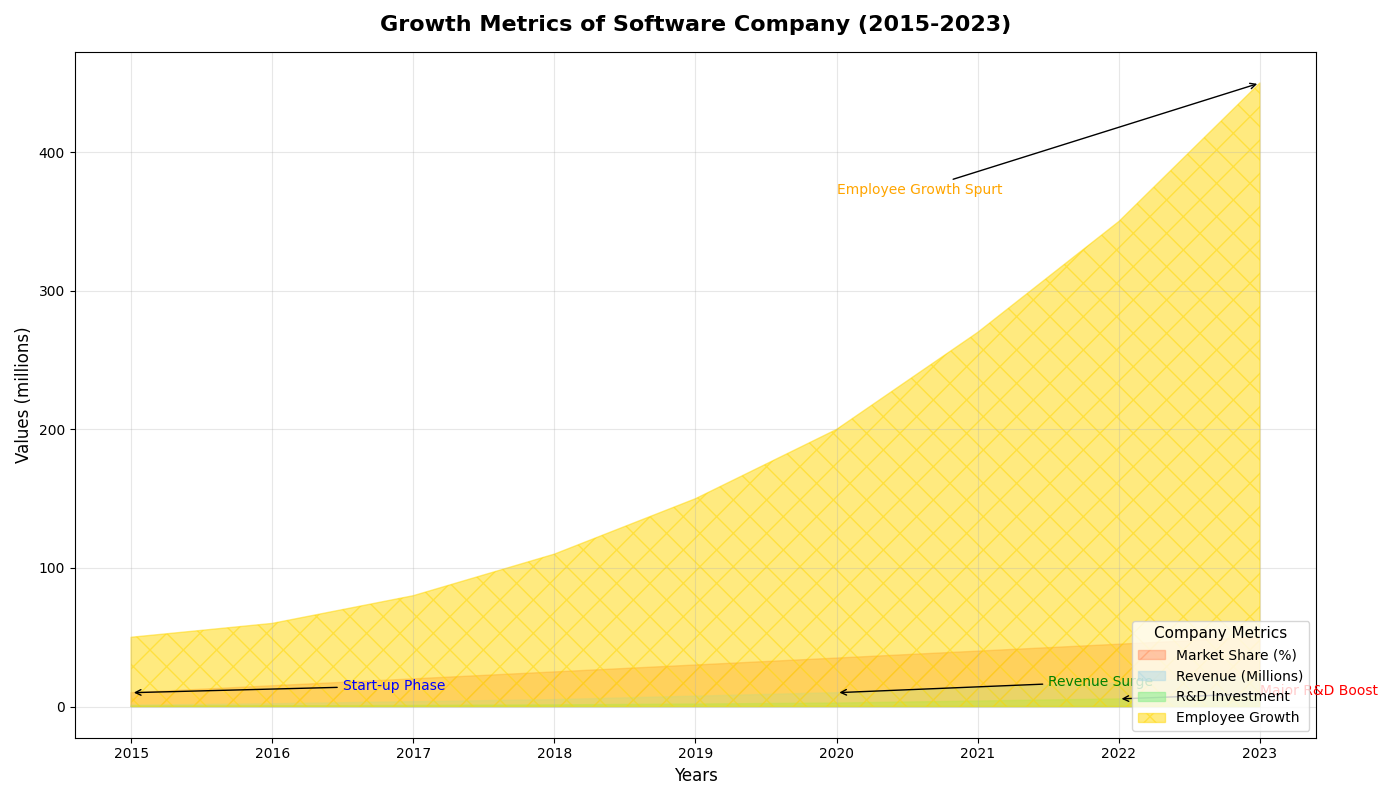

Python code for this plot:
import matplotlib.pyplot as plt
import numpy as np

years = np.array([2015, 2016, 2017, 2018, 2019, 2020, 2021, 2022, 2023])
market_share = np.array([10, 15, 20, 25, 30, 35, 40, 45, 50])
revenue = np.array([1, 2, 3.5, 5, 7.5, 10, 13.5, 17, 22])
rnd_investment = np.array([0.2, 0.5, 0.8, 1.2, 1.8, 2.5, 4, 5.5, 7])
employee_growth = np.array([50, 60, 80, 110, 150, 200, 270, 350, 450])

fig, ax = plt.subplots(figsize=(14, 8))

# Alter fill styles and labels
ax.fill_between(years, market_share, color='coral', alpha=0.4, hatch='/', label='Market Share (%)')
ax.fill_between(years, revenue, color='lightblue', alpha=0.5, hatch='\\', label='Revenue (Millions)')
ax.fill_between(years, rnd_investment, color='lightgreen', alpha=0.6, hatch='-', label='R&D Investment')
ax.fill_between(years, employee_growth, color='gold', alpha=0.5, hatch='x', label='Employee Growth')

ax.set_title('Growth Metrics of Software Company (2015-2023)', fontsize=16, fontweight='bold', pad=15)
ax.set_xlabel('Years', fontsize=12)
ax.set_ylabel('Values (millions)', fontsize=12)

# Modified legend styling
ax.legend(loc='lower right', fontsize=10, title='Company Metrics', title_fontsize='11')

# Change grid style
ax.grid(True, linestyle='-', linewidth=0.8, alpha=0.3)

ax.annotate('Start-up Phase', xy=(2015, market_share[0]), xytext=(2016.5, 12),
            arrowprops=dict(facecolor='blue', arrowstyle='->'), fontsize=10, color='blue')
ax.annotate('Revenue Surge', xy=(2020, revenue[5]), xytext=(2021.5, 15),
            arrowprops=dict(facecolor='green', arrowstyle='->'), fontsize=10, color='green')
ax.annotate('Major R&D Boost', xy=(2022, rnd_investment[7]), xytext=(2023, 8),
            arrowprops=dict(facecolor='red', arrowstyle='->'), fontsize=10, color='red')
ax.annotate('Employee Growth Spurt', xy=(2023, employee_growth[8]), xytext=(2020, 370),
            arrowprops=dict(facecolor='orange', arrowstyle='->'), fontsize=10, color='orange')

plt.tight_layout()
plt.show()
